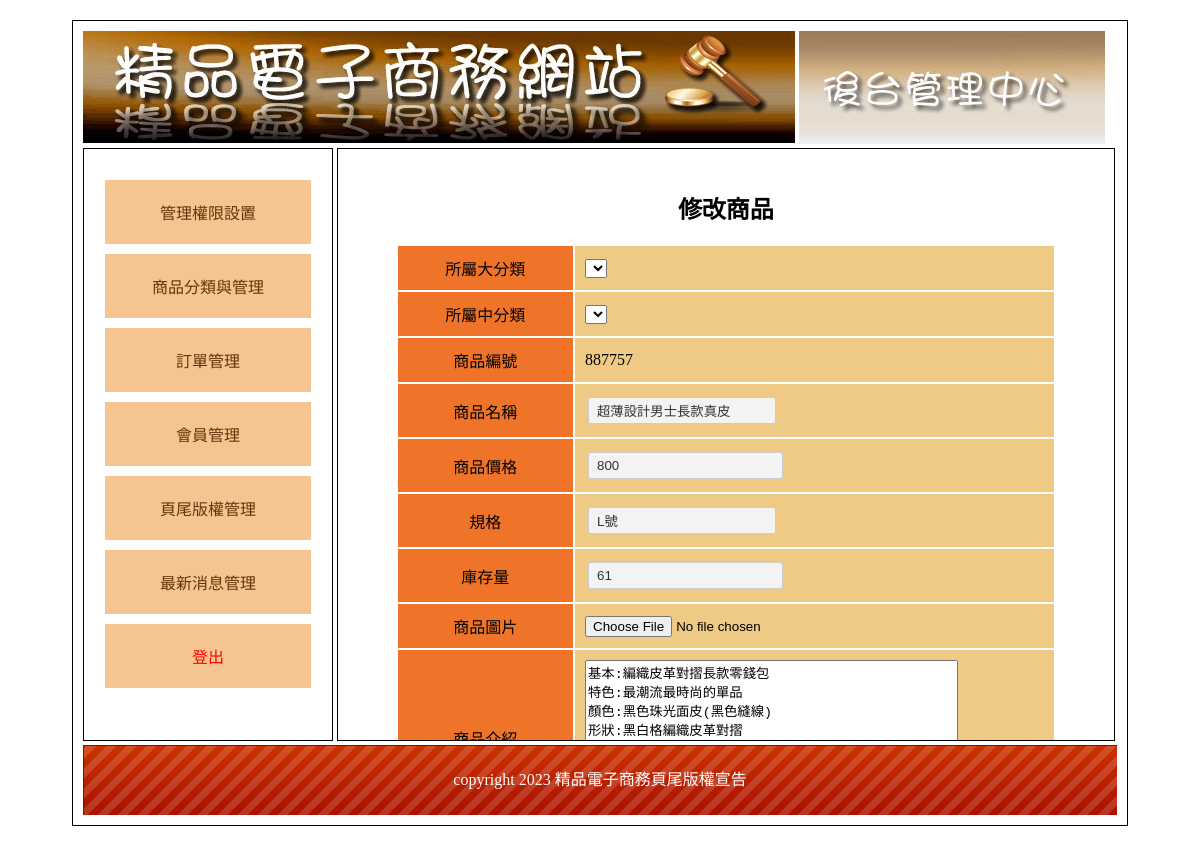
Screenshot of /backend.php?do=edit_goods&id=3 with the database file from the repository.
### tables this page shows
CREATE TABLE `goods` (
  `id` int(10) UNSIGNED NOT NULL,
  `no` text NOT NULL,
  `name` text NOT NULL,
  `price` int(10) UNSIGNED NOT NULL,
  `spec` text NOT NULL,
  `stock` int(10) UNSIGNED NOT NULL,
  `img` text NOT NULL,
  `intro` text NOT NULL,
  `big` int(10) UNSIGNED NOT NULL,
  `mid` int(10) UNSIGNED NOT NULL,
  `sh` int(1) UNSIGNED NOT NULL
);

CREATE TABLE `bottoms` (
  `id` int(10) UNSIGNED NOT NULL,
  `bottom` text NOT NULL
);

### base.php (called while the page is built, shortened)
<?php
include_once __DIR__ . "/controller/Bottom.php";
$Bottom=new Bottom;
$Goods=new Goods;

### controller/DB.php (called while the page is built, shortened)
<?php
class DB{
    protected $table;
    protected $dsn="mysql:host=localhost;charset=utf8;dbname=db25";
    protected $pdo;
    function __construct($table)
    {
        $this->table=$table;
        $this->pdo=new PDO($this->dsn,'root','');
    }
    function find($arg){
        $sql="select * from $this->table ";
        $sql=$this->sql_one($sql,$arg);
        return $this->pdo->query($sql)->fetch(PDO::FETCH_ASSOC);
    }
    protected function sql_one($sql,$arg){
        if(is_array($arg)){
            $tmp=$this->a2s($arg);
            $sql=$sql . " where " . join(" && ",$tmp);
        }else{
            $sql=$sql . " where `id`='$arg'";
        }
        return $sql;
    }
}

### controller/Bottom.php (called while the page is built, shortened)
<?php
include_once "DB.php";
class Bottom extends DB{
    function bot(){
        return $this->find(1)['bottom'];
    }
}

### view/backend/edit_goods.php (the view, shortened to what this page needs)
<?php $row=$Goods->find($_GET['id']);?>
<h2 class="ct">修改商品</h2>
<form action="./api/save_goods.php" method="post" enctype="multipart/form-data">
<table class="all">
    <tr>
        <td class="tt ct">所屬大分類</td>
        <td class="pp">
            <select name="big" id="big">
            </select>
        </td>
    </tr>
    <tr>
        <td class="tt ct">所屬中分類</td>
        <td class="pp">
            <select name="mid" id="mid"></select>
        </td>
    </tr>
    <tr>
        <td class="tt ct">商品編號</td>
        <td class="pp" id="no">
            <?=$row['no'];?>
        </td>
    </tr>
    <tr>
        <td class="tt ct">商品名稱</td>
        <td class="pp">
            <input type="text" name="name" value="<?=$row['name'];?>">
        </td>
    </tr>
    <tr>
        <td class="tt ct">商品價格</td>
        <td class="pp">
            <input type="number" name="price" value="<?=$row['price'];?>">
        </td>
    </tr>
    <tr>
        <td class="tt ct">規格</td>
        <td class="pp">
            <input type="text" name="spec" value="<?=$row['spec'];?>">
        </td>
    </tr>
    <tr>
        <td class="tt ct">庫存量</td>
        <td class="pp">
            <input type="number" name="stock" value="<?=$row['stock'];?>">
        </td>
    </tr>
    <tr>
        <td class="tt ct">商品圖片</td>
        <td class="pp">
            <input type="file" name="img" id="img">
        </td>
    </tr>
    <tr>
        <td class="tt ct">商品介紹</td>
        <td class="pp">
            <textarea name="intro" id="intro" style="width:80%;height:150px"><?=$row['intro'];?></textarea>
        </td>
    </tr>
</table>
</form>

### backend.php (shortened to what this page needs)
<?php include_once "base.php"; ?>
<!DOCTYPE html PUBLIC "-//W3C//DTD XHTML 1.0 Transitional//EN" "http://www.w3.org/TR/xhtml1/DTD/xhtml1-transitional.dtd">
<html xmlns="http://www.w3.org/1999/xhtml">
<head>
	<link href="./css/css.css" rel="stylesheet" type="text/css">
</head>
<body>
	<div id="main">
		<div id="top">
			<a href="index.php">
				<img src="./icon/0416.jpg">
			</a>
			<img src="./icon/0417.jpg">
		</div>
		<div id="left" class="ct">
			<div style="min-height:400px;">
				<a href="?do=admin">管理權限設置</a>
				<a href="?do=th">商品分類與管理</a>
				<a href="?do=order">訂單管理</a>
				<a href="?do=user">會員管理</a>
				<a href="?do=bot">頁尾版權管理</a>
				<a href="?do=news">最新消息管理</a>
				<a href="./api/logout.php?do=admin" style="color:#f00;">登出</a>
			</div>
		</div>
		<div id="right">
			<?php
			$do = $_GET['do'] ?? 'admin';
			$table = ucfirst($do);
			$file = "./view/backend/{$do}.php";
			if (isset($$table)) {
				$$table->front();
			} else if (file_exists($file)) {
				include $file;
			} else {
				include "./view/backend/admin.php";
			}
			?>
		</div>
		<div id="bottom" style="line-height:70px; color:#FFF; background:url(icon/bot.png);" class="ct">
			<?= $Bottom->bot(); ?>
		</div>
	</div>
</body>
</html>

### css/css.css (style rules this page uses)
body { font-family:"微軟正黑體"; }
#main { width:1034px; padding:10px; margin:20px auto 20px auto; border:#000 solid 1px; min-height:768px; }
#top a { color:#CE631C; text-decoration:none; }
#left { display:inline-block; width:20%; padding:2%; min-height:550px; vertical-align:top; border:#000 1px solid; }
#left a { display:block; padding:20px 5px 20px 5px; text-decoration:none; background:#F4C591; margin:10px auto 10px auto; color:#65350A; }
.ct { text-align:center; }
#right { display:inline-block; width: 71%; padding:2%; height: 550px; border:#000 1px solid; overflow: auto; }
#bottom { height:70px; background:url(icon/bot.png); background-size:cover; }
.all { width:90%; margin:10px auto 10px auto; }
.all td { min-width:50px; padding:10px; }
.tt { background:#EF7429; }
.pp { background:#EFCA85; }
input[type=text],input[type=password],input[type=submit],button,.button,input[type=reset],input[type=button],select，textarea,input[type=number] { background:#F3F3F3; border:#CCC 1px solid; border-radius:3px; padding:5px 8px 5px 8px; text-decoration:none; margin:3px; color:#333; }
input[type=text],input[type=password] { width:170px; }

### rows the page displays
goods: no "887757", name "超薄設計男士長款真皮", price "800", spec "L號", stock "61", intro "基本:編織皮革對摺長款零錢包 特色:最潮流最時尚的單品 顏色:黑色珠光面皮(黑色縫線) 形狀:黑白格編織皮革對摺"
bottoms: bottom "copyright 2023 精品電子商務頁尾版權宣告"
